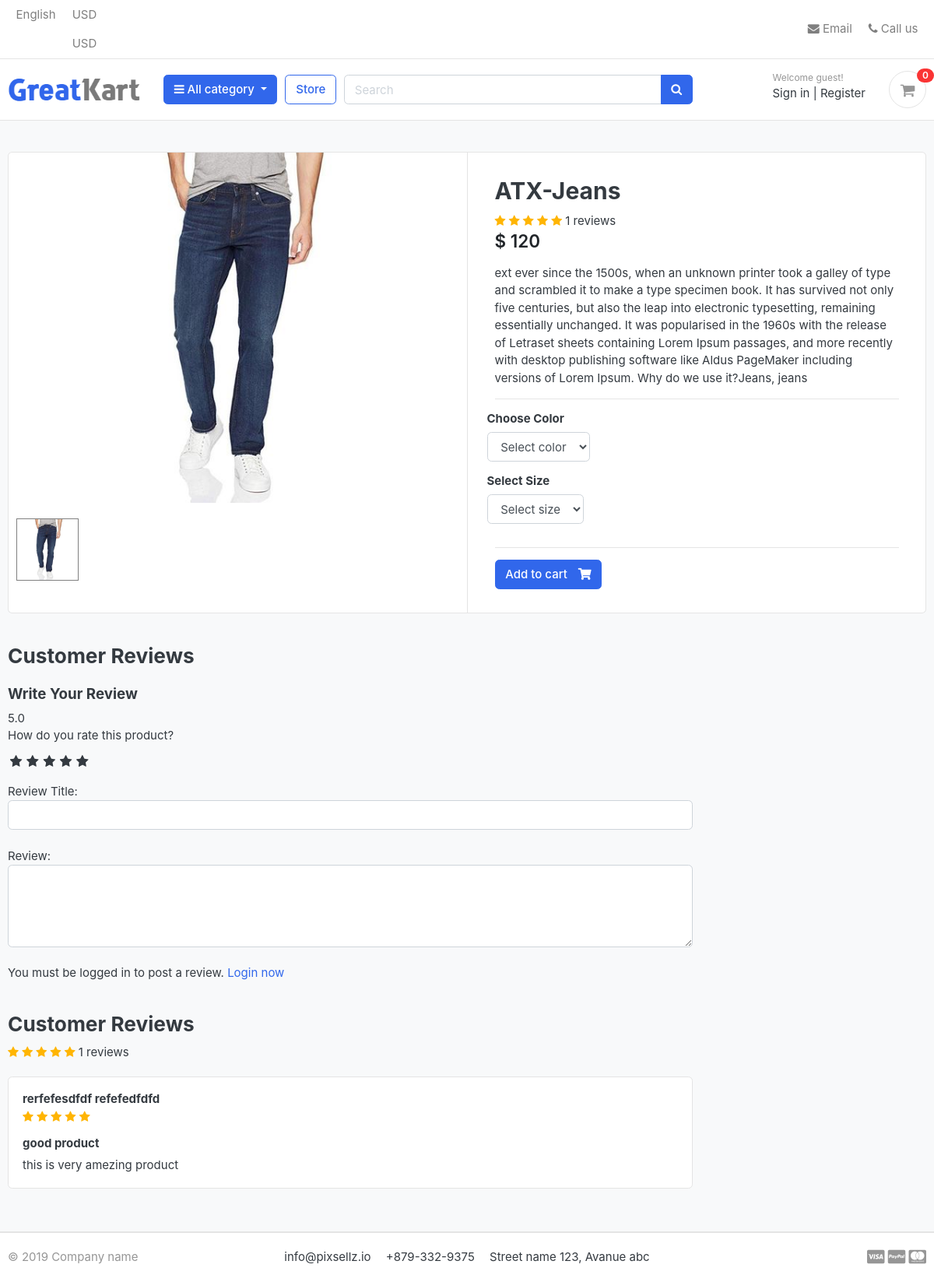
Page /store/category/ajax-jeans/atx-jeans/ on the committed database.
### store/models.py (models this page shows, shortened)
class Product(models.Model):
    product_name = models.CharField(max_length = 200 , unique= True)
    slug = models.SlugField(max_length=200 , unique=True)
    description = models.TextField(max_length=500 , blank=True)
    price = models.IntegerField()
    images = models.ImageField(upload_to='photos/products')
    stock = models.IntegerField()
    is_available = models.BooleanField(default=True)
    category = models.ForeignKey(Category , on_delete=models.CASCADE)
    created_date = models.DateTimeField(auto_now_add=True)
    modified_date = models.DateTimeField(auto_now = True)
    def averageReview(self):
        reviews = ReviewRating.objects.filter(product=self , status = True).aggregate(average=Avg('rating'))
        avg = 0
        if reviews['average'] is not None:
            avg = float(reviews['average'])
        return avg
    def countReview(self):
        reviews = ReviewRating.objects.filter(product=self , status = True).aggregate(count=Count('id'))
        count = 0
        if reviews['count'] is not None:
            count = int(reviews['count'])
        return count

class ReviewRating(models.Model):
    product = models.ForeignKey(Product , on_delete=models.CASCADE)
    user = models.ForeignKey(Account , on_delete=models.CASCADE)
    subject = models.CharField(max_length=100 , blank=True)
    review = models.TextField(max_length=100, blank=True)
    rating = models.FloatField(max_length=500 , blank=True)
    ip =models.CharField(max_length=20 , blank=True)
    status = models.BooleanField(default=True)
    created_date = models.DateTimeField(auto_now_add=True)
    updated_date = models.DateTimeField(auto_now = True)

### accounts/models.py (models this page shows, shortened)
class Account(AbstractBaseUser):
    first_name      = models.CharField(max_length=50)
    last_name       = models.CharField(max_length=50)
    username        = models.CharField(max_length=50, unique=True)
    email           = models.EmailField(max_length=100, unique=True)
    phone_number    = models.CharField(max_length=50)
    date_joined     = models.DateTimeField(auto_now_add=True)
    last_login      = models.DateTimeField(auto_now_add=True)
    is_admin        = models.BooleanField(default=False)
    is_staff        = models.BooleanField(default=False)
    is_active        = models.BooleanField(default=False)
    is_superadmin        = models.BooleanField(default=False)
    USERNAME_FIELD = 'email'
    REQUIRED_FIELDS = ['username', 'first_name', 'last_name']
    objects = MyAccountManager()
    def full_name(self):
        return f'{self.first_name} {self.last_name}'

### store/views.py (the view)
# urls.py: path('category/<slug:category_slug>/<slug:product_slug>/' , views.product_detail , name = 'product_detail' ),
def product_detail(request , category_slug , product_slug):
    try:
        single_product = Product.objects.get(category__slug=category_slug, slug=product_slug)
        in_cart = CartItem.objects.filter(cart__cart_id=_cart_id(request),product = single_product).exists()
    except Exception as e:
        raise e
    if request.user.is_authenticated:
        try:
            orderproduct = OrderProduct.objects.filter(user=request.user, product_id=single_product.id).exists()
        except OrderProduct.DoesNotExist:
            orderproduct = None
    else:
        orderproduct = None
    reviews = ReviewRating.objects.filter(product_id=single_product.id ,status = True)
    product_gallery = ProductGallery.objects.filter(product_id = single_product.id)
    context = {
        'single_product': single_product,
        'in_cart':in_cart,
        'orderproduct':orderproduct,
        'reviews':reviews,
        'product_gallery':product_gallery,
    }
    return render(request , 'store/product_detail.html' ,context)

### carts/context_processors.py (called while the page is built)
def counter(request):
    cart_count = 0
    if 'admin' in request.path:
        return {}
    else:
        try:
            cart = Cart.objects.filter(cart_id=_cart_id(request))
            if request.user.is_authenticated:
                cart_items = CartItem.objects.all().filter(user=request.user)
            else:
                cart_items = CartItem.objects.all().filter(cart=cart[:1])
            for cart_item in cart_items:
                cart_count += cart_item.quantity
        except Cart.DoesNotExist:
            cart_count = 0
    return dict(cart_count= cart_count)

### carts/views.py (called while the page is built)
def _cart_id(request):
    cart = request.session.session_key
    if not cart:
        cart = request.session.create()
    return cart

### category/context_processors.py (called while the page is built)
def menu_links(request):
    links = Category.objects.all()
    return dict(links = links)

### category/models.py (called while the page is built)
    def get_url(self):
        return reverse('products_by_category', args=[self.slug])

### store/models.py (called while the page is built)
    def colors(self):
        return super(VariationManager, self).filter(variation_category = 'color', is_active= True)

    def sizes(self):
        return super(VariationManager , self).filter(variation_category = 'size' , is_active = True)

### templates/store/product_detail.html (shortened to what this page needs)
{% extends 'base.html' %}
{% load static %}
{% block content %}
<section class="section-content padding-y bg">
    <div class="container">
    <div class="card">
        <div class="row no-gutters">
            <aside class="col-md-6">
    <article class="gallery-wrap">
        <div class="img-big-wrap mainImage">
           <center><img src="{{ single_product.images.url }}"></center>
        </div>
    </article>
    <ul class = "thumb">
        <li>
            <a href = "{{ single_product.images.url }}" target="mainImage"><img src="{{ single_product.images.url }}" alt="Product Image"></a>
        </li>
    </ul>
            </aside>
            <main class="col-md-6 border-left">
    <form  action="{% url 'add_cart' single_product.id %}" method = 'POST'>
    <article class="content-body">
    <h2 class="title">{{ single_product.product_name }}</h2>
    <div class="rating-star">
        <span>
            <i class="fa fa-star{% if single_product.averageReview < 0.5 %}-o{% elif single_product.averageReview >= 0.5 and single_product.averageReview < 1 %}-half-o {% endif %}" aria-hidden="true"></i>
            <i class="fa fa-star{% if single_product.averageReview < 1.5 %}-o{% elif single_product.averageReview >= 1.5 and single_product.averageReview < 2 %}-half-o {% endif %}" aria-hidden="true"></i>
            <i class="fa fa-star{% if single_product.averageReview < 2.5 %}-o{% elif single_product.averageReview >= 2.5 and single_product.averageReview < 3 %}-half-o {% endif %}" aria-hidden="true"></i>
            <i class="fa fa-star{% if single_product.averageReview < 3.5 %}-o{% elif single_product.averageReview >= 3.5 and single_product.averageReview < 4 %}-half-o {% endif %}" aria-hidden="true"></i>
            <i class="fa fa-star{% if single_product.averageReview < 4.5 %}-o{% elif single_product.averageReview >= 4.5 and single_product.averageReview < 5 %}-half-o {% endif %}" aria-hidden="true"></i>
    <span>{{single_product.countReview}} reviews</span>
            </span>
    </div>
    <div class="mb-3">
        <var class="price h4">$ {{single_product.price}}</var>
    </div>
    <p>{{ single_product.description }}</p>
    <hr>
        <div class="row">
            <div class="item-option-select">
                <h6>Choose Color</h6>
                 <select name = 'color' class = 'form-control'>
                  <option value = "" disabled selected >Select color</option>
                 </select>
            </div>
        </div>
        <div class="row">
            <div class="item-option-select">
                <h6>Select Size</h6>
                <select name = 'size' class = 'form-control'>
                <option value = "" disabled selected >Select size</option>
                 </select>
            </div>
        </div>
        <hr>
      {% if single_product.stock <= 0 %}
        <h5 class = 'text-danger'>Out of stock</h5>
      {% else %}
        <button type="submit"  class="btn  btn-primary"> <span class="text">Add to cart</span> <i class="fas fa-shopping-cart"></i>  </button
      {% endif %}
    </article>
  </form>
            </main>
        </div>
    </div>
    <br>
    <div class="row">
                <div class="col-md-9">
        <header class="section-heading">
            <h3>Customer Reviews </h3>
        </header>
        <form action="{% url 'submit_review' single_product.id %}" method="POST">
            <h5>Write Your Review</h5>
            {{single_product.averageReview}}
            <div>
                <label>How do you rate this product?</label>
                <br>
                <div class="rate">
                    <input type="radio" name="rating" id="rating10" value="5" required /><label for="rating10" title="5"></label>
                    <input type="radio" name="rating" id="rating8" value="4" required /><label for="rating8" title="4"></label>
                    <input type="radio" name="rating" id="rating6" value="3" required /><label for="rating6" title="3"></label>
                    <input type="radio" name="rating" id="rating4" value="2" required /><label for="rating4" title="2"></label>
                    <input type="radio" name="rating" id="rating2" value="1" required /><label for="rating2" title="1"></label>
                </div>
<br>
                Review Title:
                <input type="text" class="form-control" name="subject">
                <br>
                Review:
                <textarea name="review" rows="4" class="form-control"></textarea>
                <br>
                {% if user.is_authenticated %}
                    {% if orderproduct %}
                    <input type="submit" value="Submit Review" class="btn btn-primary">
                    {% else %}
                <p>You must purchase this product this product to post a review. </p>
                {% endif %}
                {% else %}
                <p>You must be logged in to post a review. <span><a href="{% url 'login' %}">Login now</a></span></p>
                {% endif %}
            </div>
        </form>
        <br>
        <header class="section-heading">
            <h3>Customer Reviews </h3>
            <div class="rating-star">
                <span>
                    <i class="fa fa-star{% if single_product.averageReview < 0.5 %}-o{% elif single_product.averageReview >= 0.5 and single_product.averageReview < 1 %}-half-o {% endif %}" aria-hidden="true"></i>
                    <i class="fa fa-star{% if single_product.averageReview < 1.5 %}-o{% elif single_product.averageReview >= 1.5 and single_product.averageReview < 2 %}-half-o {% endif %}" aria-hidden="true"></i>
                    <i class="fa fa-star{% if single_product.averageReview < 2.5 %}-o{% elif single_product.averageReview >= 2.5 and single_product.averageReview < 3 %}-half-o {% endif %}" aria-hidden="true"></i>
                    <i class="fa fa-star{% if single_product.averageReview < 3.5 %}-o{% elif single_product.averageReview >= 3.5 and single_product.averageReview < 4 %}-half-o {% endif %}" aria-hidden="true"></i>
                    <i class="fa fa-star{% if single_product.averageReview < 4.5 %}-o{% elif single_product.averageReview >= 4.5 and single_product.averageReview < 5 %}-half-o {% endif %}" aria-hidden="true"></i>
            <span>{{single_product.countReview}} reviews</span>
                    </span>
            </div>
        </header>
        {% for review in reviews %}
                        <article class="box mb-3">
                            <div class="icontext w-100">
                                <div class="text">
                                    <h6 class="mb-1">{{review.user.full_name}} </h6>
                                    <div class="rating-star">
                                        <span>
                                            <i class="fa fa-star{% if review.rating == 0.5 %}-half-o{% elif review.rating < 1 %}-o {% endif %}" aria-hidden="true"></i>
                                            <i class="fa fa-star{% if review.rating == 1.5 %}-half-o{% elif review.rating < 2 %}-o {% endif %}" aria-hidden="true"></i>
                                            <i class="fa fa-star{% if review.rating == 2.5 %}-half-o{% elif review.rating < 3 %}-o {% endif %}" aria-hidden="true"></i>
                                            <i class="fa fa-star{% if review.rating == 3.5 %}-half-o{% elif review.rating < 4 %}-o {% endif %}" aria-hidden="true"></i>
                                            <i class="fa fa-star{% if review.rating == 4.5 %}-half-o{% elif review.rating < 5 %}-o {% endif %}" aria-hidden="true"></i>
                                        </span>
                                    </div>
                                </div>
                            </div>
                            <div class="mt-3">
                                <h6>{{review.subject}}</h6>
                                <p>
                                    {{review.review}}
                                </p>
                            </div>
                        </article>
        {% endfor %}
        </div>
    </div>
    </div>
    </section>
    {% endblock %}

### static/css/ui.css (style rules this page uses)
html { font-family: "Inter", sans-serif; font-size: 15px; }
.content-body { flex: 1 1 auto; padding: 2rem 2.3rem; }
.padding-y { padding-top: 40px; padding-bottom: 40px; }
var { font-style: normal; }
article:after, .form-group:after { display: block; clear: both; content: ""; }
.bg { background-color: #f8f9fa; }
.section-heading { margin-bottom: 20px; margin-top: 15px; }
p:last-child { margin-bottom: 0; }
.btn .text + i { margin-left: 10px; }
.icontext { display: inline-flex; align-items: center; vertical-align: middle; }
.icontext .text { width: 100%; line-height: 1.2; }
.price { font-weight: 600; color: #212529; }
.box { padding: 18px; background: #fff; border-radius: 0.37rem; border: 1px solid #e4e4e4; }
.gallery-wrap .img-big-wrap { margin-bottom: 10px; border-radius: 0.37rem; overflow: hidden; background-color: #fff; }
.gallery-wrap .img-big-wrap img { height: 450px; width: auto; display: inline-block; }
.item-option-select { margin-bottom: 1rem; display: inline-block; margin-right: 15px; }

### greatcart/static/css/custom.css (style rules this page uses)
.rate { display: inline-block;; border: 0; }
.rate > label { float: right; }
.rate > label:before { display: inline-block; font-size: 1.1rem; font-family: FontAwesome; content: "\f005"; margin:0; padding:0.3rem .2rem; cursor: pointer; }
.rating-star i { color: #ffb503 !important; }
ul.thumb { margin:0 auto; padding: 0; float: left; }
ul.thumb li { list-style: none; margin: 10px; }
ul.thumb li img { width: 80px; height: 80px; border: 1px solid grey; }

### rows in the picture
Product: images (picture), product_name "ATX-Jeans", countReview "1", price "120", description "ext ever since the 1500s, when an unknown printer took a galley of type and scrambled it to make a type specimen book. It has survived not only five centuries, but also the leap into electronic typesetting, remaining essentially unchanged. It was popularised in the 1960s with the release of Letraset sheets containing Lorem Ipsum passages, and more recently with desktop publishing software like Aldus PageMaker including versions of Lorem Ipsum. Why do we use it?Jeans, jeans", averageReview "5.0"
ReviewRating: user.full_name "rerfefesdfdf refefedfdfd", subject "good product", review "this is very amezing product"

### other values in the picture
{{ cart_count }} "0"
